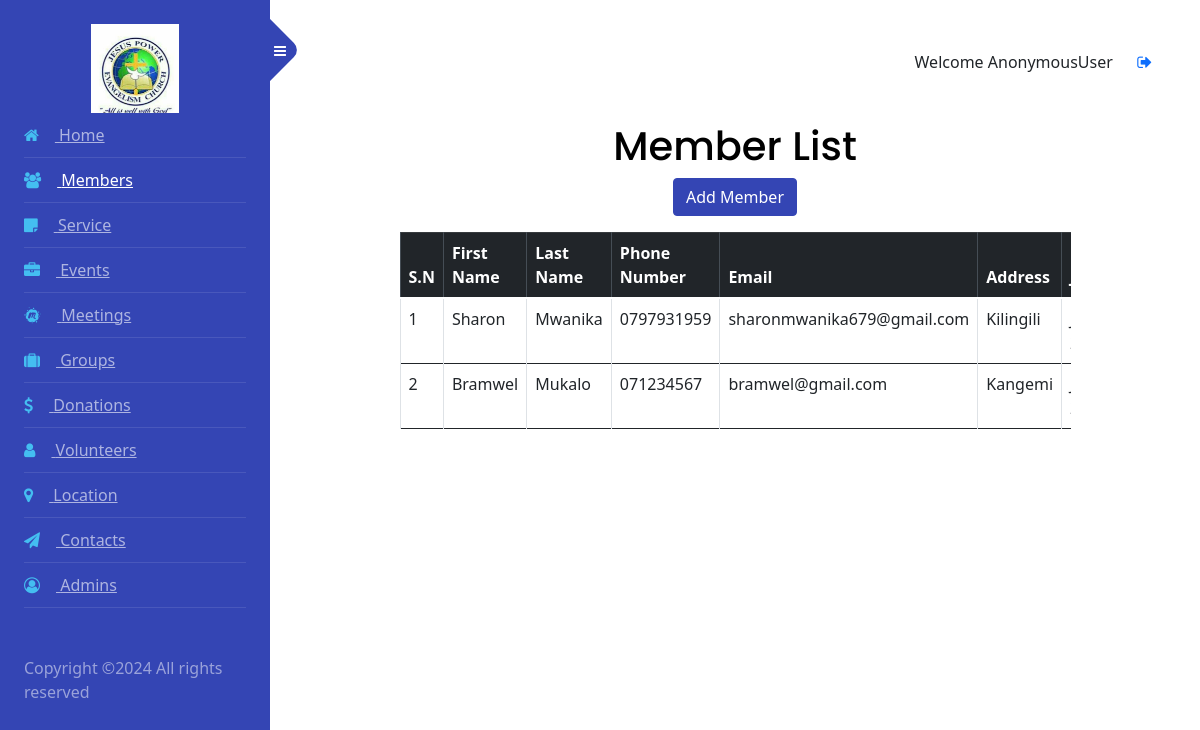
Screenshot of /member_list with the database file from the repository.
### members/models.py (models this page shows, shortened)
class Member(models.Model):
    user = models.OneToOneField(User, on_delete=models.CASCADE, default=None)
    first_name = models.CharField(max_length=30)
    last_name = models.CharField(max_length=30)
    email = models.EmailField(unique=True)
    password = models.CharField(max_length=20, default=None)
    phone_number = models.CharField(max_length=15, blank=True)
    address = models.TextField(blank=True)
    date_joined = models.DateField(auto_now_add=True)

### members/views.py (the view)
# urls.py: path('member_list', member_list, name='member_list'),
def member_list(request):
    members = Member.objects.all()
    return render(request, 'members/member_list.html', {'members': members})

### members/templates/members/member_list.html (shortened to what this page needs)
{% extends "admin-sidebar.html" %}
{% load static %}
{% block content %}
<!DOCTYPE html>
<html lang="en">
<head>
    <link href="https://cdn.jsdelivr.net/npm/bootstrap@5.0.2/dist/css/bootstrap.min.css" rel="stylesheet">
</head>
<body>
    <div class="container-fluid">
        <div class="row justify-content-center">
            <div class="col-md-10">
                <h1 class="text-center mt-5">Member List</h1>
                <div class="text-center mb-3">
                    <a href="{% url 'add_member' %}" class="btn btn-primary">Add Member</a>
                </div>
                <div class="table-responsive">
                    <table class="table table-hover table-bordered">
                        <thead class="table-dark">
                            <tr>
                                <th>S.N</th>
                                <th>First Name</th>
                                <th>Last Name</th>
                                <th>Phone Number</th>
                                <th>Email</th>
                                <th>Address</th>
                                <th>Date Joined</th>
                            </tr>
                        </thead>
                        <tbody>
                            {% for member in members %}
                            <tr>
                                <td>{{ forloop.counter }}</td>
                                <td>{{ member.first_name }}</td>
                                <td>{{ member.last_name }}</td>
                                <td>{{ member.phone_number }}</td>
                                <td>{{ member.email }}</td>
                                <td>{{ member.address }}</td>
                                <td>{{ member.date_joined }}</td>
                            </tr>
                            {% endfor %}
                        </tbody>
                    </table>
                </div>
            </div>
        </div>
    </div>
</body>
</html>
{% endblock %}

### rows the page displays
Member: first_name "Sharon", last_name "Mwanika", phone_number "0797931959", email "sharonmwanika679@gmail.com", address "Kilingili"
Member: first_name "Bramwel", last_name "Mukalo", phone_number "071234567", email "bramwel@gmail.com", address "Kangemi"

### other values shown
{{ user }} "AnonymousUser"
